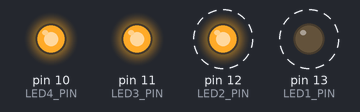
The sketch below on a simulated Arduino Uno, built with avr-gcc and run on an emulated ATmega328P. Shown: output pins drawn as LEDs (lit = HIGH). Dashed ring = blinking.

Above: at 0.5 s.
Timing chart, 0 to 4.6 s (numbered marks = the images above):
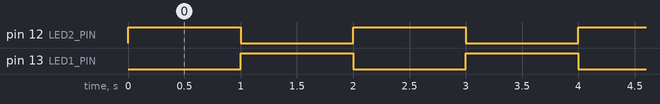

The sketch:

ex_1_2_1.ino
```cpp
/* *******************************
* Exercise 1.2.1 : Blinking leds
********************************** */

// Define pin mapping
//  - no memory used for defines (C preprocessor)
//  - always useful since we only check pinout once
#define LED1_PIN  13
#define LED2_PIN  12
#define LED3_PIN  11
#define LED4_PIN  10
#define LED_ON    LOW
#define LED_OFF   HIGH

// A table can be used to ease led handling
//
/*Table with size automatically udpated */
  int leds[]  = {LED1_PIN, LED2_PIN, LED3_PIN, LED4_PIN};
  int nb_leds = (sizeof(leds)/sizeof(leds[0])); // nb of elements = size of the table / size of 1 element
/* Table with given size */
  // int leds[4]  = {LED1_PIN, LED2_PIN, LED3_PIN, LED4_PIN};
  // int nb_leds  = 4;

// Declaration for spicy version
  unsigned char led_state = 0x00;

// Executed once to set pins, variables, ...
void setup() {
  // Set pins as output
  //
  /* All pins using for loop*/
    for (int i = 0; i < nb_leds; i++)
      pinMode(leds[i], OUTPUT);
  /* Without using table*/
    // pinMode(LED1_PIN, OUTPUT);
    // pinMode(LED2_PIN, OUTPUT);
    // pinMode(LED3_PIN, OUTPUT);
    // pinMode(LED4_PIN, OUTPUT);

  // Initialize all leds
  //
  /* All pins using for loop*/
    for (int i = 0; i < nb_leds; i++)
      digitalWrite(leds[i], LED_OFF);
  /* Without using table*/
    // digitalWrite(LED1_PIN, LED_OFF);
    // digitalWrite(LED2_PIN, LED_OFF);
    // digitalWrite(LED3_PIN, LED_OFF);
    // digitalWrite(LED4_PIN, LED_OFF);
}

// Executed over and over (infinite loop)
void loop() {
  /* Standard coding 1 */
    digitalWrite(leds[0],LOW);
    digitalWrite(leds[1],HIGH);
    delay(1000);
    digitalWrite(leds[0],HIGH);
    digitalWrite(leds[1],LOW);
    delay(1000);  // Don't forget this one otherwise it's almost instantly going back at the beginning of the loop

  /* Standard coding 2 */
    // digitalWrite(leds[0],LED_ON);
    // digitalWrite(leds[1],LED_OFF);
    // delay(1000);
    // digitalWrite(leds[0],LED_OFF);
    // digitalWrite(leds[1],LED_ON);
    // delay(1000);  // Don't forget this one otherwise it's almost instantly going back at the beginning of the loop

  /* Spicy coding */
    // digitalWrite(leds[0],led_state);
    // digitalWrite(leds[1],!led_state);
    // delay(1000);
    // led_state = !led_state;

}
```

Measured:
- by itself, pin 12 (LED2_PIN), pin 13 (LED1_PIN): alternates HIGH for 1.0 s and LOW for 1.0 s
